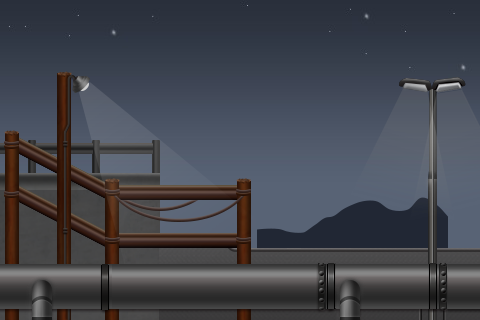

A 2D game scene composited from a Tiled map and its tileset images. What follows is a short description and the map's XML, with each tile layer's data collapsed to a summary:
An orthogonal 30x20 tile map with 16x16 px tiles, 6 tile layers (sky, wall, cloud, floor, ...), 6 tilesets and 3 objects.

<map version="1.0" orientation="orthogonal" width="30" height="20" tilewidth="16" tileheight="16">
 <tileset firstgid="1" name="sky" tilewidth="480" tileheight="320">
  <image source="sky.png" width="1440" height="320" />
 </tileset>
 <tileset firstgid="4" name="floor" tilewidth="144" tileheight="192" spacing="2">
  <tileoffset x="-3" y="0" />
  <image source="floor.png" width="878" height="192" />
 </tileset>
 <tileset firstgid="10" name="concrete_wall" tilewidth="64" tileheight="192">
  <image source="concrete_wall.png" width="192" height="192" />
 </tileset>
 <tileset firstgid="13" name="wooden_ladder" tilewidth="256" tileheight="256" spacing="1">
  <image source="wooden_ladder.png" width="1029" height="256" />
 </tileset>
 <tileset firstgid="17" name="pipe" tilewidth="112" tileheight="64" spacing="2">
  <image source="pipe.png" width="910" height="64" />
 </tileset>
 <tileset firstgid="25" name="cloud" tilewidth="192" tileheight="72" spacing="1">
  <image source="cloud.png" width="1159" height="72" />
 </tileset>
 <layer name="sky" width="30" height="20">
  <data>[600 cells, 2 non-empty, 1 distinct tile ids]</data>
 </layer>
 <layer name="wall" width="30" height="20">
  <data>[600 cells, 3 non-empty, 2 distinct tile ids]</data>
 </layer>
 <layer name="cloud" width="30" height="20">
  <data>[600 cells, 1 non-empty, 1 distinct tile ids]</data>
 </layer>
 <layer name="floor" width="30" height="20">
  <data>[600 cells, 3 non-empty, 2 distinct tile ids]</data>
 </layer>
 <layer name="wood" width="30" height="20">
  <data>[600 cells, 2 non-empty, 2 distinct tile ids]</data>
 </layer>
 <layer name="pipe" width="30" height="20">
  <data>[600 cells, 5 non-empty, 4 distinct tile ids]</data>
 </layer>
 <objectgroup name="object" width="30" height="20">
  <properties>
   <property name="name" value="check" />
   <property name="ppp" value="1" />
  </properties>
  <object x="2" y="175" width="153" height="144" />
  <object x="160" y="237" width="66" height="82" />
  <object x="229" y="251" width="249" height="71" />
 </objectgroup>
</map>
